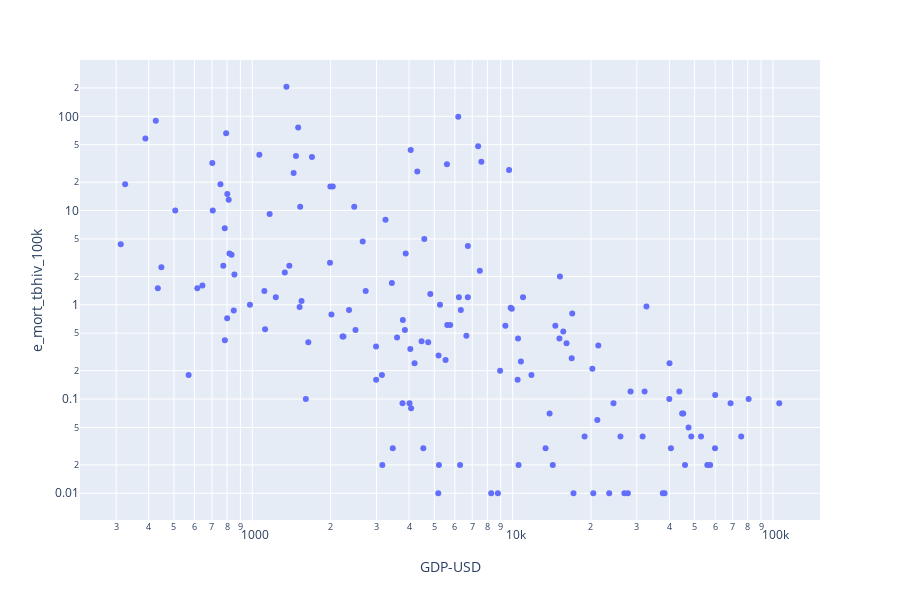

Source (notebook cell):
### Code cell
px.scatter(merged_df2_2017, x="GDP-USD", log_x=True, log_y=True, y="e_mort_tbhiv_100k")

### Figure 1 — Plotly figure (JSON) as saved in the notebook; plotly's stock layout.template omitted (floating-point values rounded to 4 significant figures; data arrays with more than 128 entries replaced by an {"elided": "..."} marker saying what was removed)
{"data": [{"hoverlabel": {"namelength": 0}, "hovertemplate": "GDP-USD=%{x}<br>e_mort_tbhiv_100k=%{y}", "legendgroup": "", "marker": {"color": "#636efa", "symbol": "circle"}, "mode": "markers", "name": "", "showlegend": false, "type": "scatter", "uid": "fef9baa2-7e19-4a2e-bb0d-d3054d41e3d7", "x": {"elided": "172 float values"}, "xaxis": "x", "y": {"elided": "172 float values"}, "yaxis": "y"}], "layout": {"grid": {"xaxes": ["x"], "xgap": 0.1, "xside": "bottom", "yaxes": ["y"], "ygap": 0.1, "yside": "left"}, "height": 600, "legend": {"tracegroupgap": 0}, "margin": {"t": 60}, "xaxis": {"title": {"text": "GDP-USD"}, "type": "log"}, "yaxis": {"title": {"text": "e_mort_tbhiv_100k"}, "type": "log"}}}
